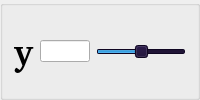
                      <widget class="QGroupBox" name="groupBox_7">
                       <property name="title">
                        <string/>
                       </property>
                       <layout class="QHBoxLayout" name="horizontalLayout_6">
                        <item>
                         <widget class="QLabel" name="y_label">
                          <property name="font">
                           <font>
                            <family>URW Bookman [urw]</family>
                            <pointsize>27</pointsize>
                            <bold>true</bold>
                           </font>
                          </property>
                          <property name="text">
                           <string>y</string>
                          </property>
                         </widget>
                        </item>
                        <item>
                         <widget class="QLineEdit" name="y_move">
                          <property name="maximumSize">
                           <size>
                            <width>50</width>
                            <height>16777215</height>
                           </size>
                          </property>
                          <property name="styleSheet">
                           <string notr="true">QLineEdit {
    color: black;
}
</string>
                          </property>
                         </widget>
                        </item>
                        <item>
                         <widget class="QSlider" name="y_move_slider">
                          <property name="palette">
                           <palette>
                            <active>
                             <colorrole role="WindowText">
                              <brush brushstyle="SolidPattern">
                               <color alpha="255">
                                <red>255</red>
                                <green>255</green>
                                <blue>255</blue>
                               </color>
                              </brush>
                             </colorrole>
                             <colorrole role="Button">
                              <brush brushstyle="SolidPattern">
                               <color alpha="255">
                                <red>22</red>
                                <green>8</green>
                                <blue>47</blue>
                               </color>
                              </brush>
                             </colorrole>
                             <colorrole role="Text">
                              <brush brushstyle="SolidPattern">
                               <color alpha="255">
                                <red>255</red>
                                <green>255</green>
                                <blue>255</blue>
                               </color>
                              </brush>
                             </colorrole>
                             <colorrole role="ButtonText">
                              <brush brushstyle="SolidPattern">
                               <color alpha="255">
                                <red>255</red>
                                <green>255</green>
                                <blue>255</blue>
                               </color>
                              </brush>
                             </colorrole>
                             <colorrole role="Base">
                              <brush brushstyle="SolidPattern">
                               <color alpha="255">
                                <red>22</red>
                                <green>8</green>
                                <blue>47</blue>
                               </color>
                              </brush>
                             </colorrole>
                             <colorrole role="Window">
                              <brush brushstyle="SolidPattern">
                               <color alpha="255">
                                <red>22</red>
                                <green>8</green>
                                <blue>47</blue>
                               </color>
                              </brush>
                             </colorrole>
                             <colorrole role="HighlightedText">
                              <brush brushstyle="SolidPattern">
                               <color alpha="255">
                                <red>87</red>
                                <green>227</green>
                                <blue>137</blue>
                               </color>
                              </brush>
                             </colorrole>
                             <colorrole role="PlaceholderText">
                              <brush brushstyle="SolidPattern">
                               <color alpha="128">
                                <red>255</red>
                                <green>255</green>
                                <blue>255</blue>
                               </color>
                              </brush>
                             </colorrole>
                            </active>
                            <inactive>
                             <colorrole role="WindowText">
                              <brush brushstyle="SolidPattern">
                               <color alpha="255">
                                <red>255</red>
                                <green>255</green>
                                <blue>255</blue>
                               </color>
                              </brush>
                             </colorrole>
                             <colorrole role="Button">
                              <brush brushstyle="SolidPattern">
                               <color alpha="255">
                                <red>22</red>
                                <green>8</green>
                                <blue>47</blue>
                               </color>
                              </brush>
                             </colorrole>
                             <colorrole role="Text">
                              <brush brushstyle="SolidPattern">
                               <color alpha="255">
                                <red>255</red>
                                <green>255</green>
                                <blue>255</blue>
                               </color>
                              </brush>
                             </colorrole>
                             <colorrole role="ButtonText">
                              <brush brushstyle="SolidPattern">
                               <color alpha="255">
                                <red>255</red>
                                <green>255</green>
                                <blue>255</blue>
                               </color>
                              </brush>
                             </colorrole>
                             <colorrole role="Base">
                              <brush brushstyle="SolidPattern">
                               <color alpha="255">
                                <red>22</red>
                                <green>8</green>
                                <blue>47</blue>
                               </color>
                              </brush>
                             </colorrole>
                             <colorrole role="Window">
                              <brush brushstyle="SolidPattern">
                               <color alpha="255">
                                <red>22</red>
                                <green>8</green>
                                <blue>47</blue>
                               </color>
                              </brush>
                             </colorrole>
                             <colorrole role="HighlightedText">
                              <brush brushstyle="SolidPattern">
                               <color alpha="255">
                                <red>87</red>
                                <green>227</green>
                                <blue>137</blue>
                               </color>
                              </brush>
                             </colorrole>
                             <colorrole role="PlaceholderText">
                              <brush brushstyle="SolidPattern">
                               <color alpha="128">
                                <red>255</red>
                                <green>255</green>
                                <blue>255</blue>
                               </color>
                              </brush>
                             </colorrole>
                            </inactive>
                            <disabled>
                             <colorrole role="WindowText">
                              <brush brushstyle="SolidPattern">
                               <color alpha="255">
                                <red>255</red>
                                <green>255</green>
                                <blue>255</blue>
                               </color>
                              </brush>
                             </colorrole>
                             <colorrole role="Button">
                              <brush brushstyle="SolidPattern">
                               <color alpha="255">
                                <red>22</red>
                                <green>8</green>
                                <blue>47</blue>
                               </color>
                              </brush>
                             </colorrole>
                             <colorrole role="Text">
                              <brush brushstyle="SolidPattern">
                               <color alpha="255">
                                <red>255</red>
                                <green>255</green>
                                <blue>255</blue>
                               </color>
                              </brush>
                             </colorrole>
                             <colorrole role="ButtonText">
                              <brush brushstyle="SolidPattern">
                               <color alpha="255">
                                <red>255</red>
                                <green>255</green>
                                <blue>255</blue>
                               </color>
                              </brush>
                             </colorrole>
                             <colorrole role="Base">
                              <brush brushstyle="SolidPattern">
                               <color alpha="255">
                                <red>22</red>
                                <green>8</green>
                                <blue>47</blue>
                               </color>
                              </brush>
                             </colorrole>
                             <colorrole role="Window">
                              <brush brushstyle="SolidPattern">
                               <color alpha="255">
                                <red>22</red>
                                <green>8</green>
                                <blue>47</blue>
                               </color>
                              </brush>
                             </colorrole>
                             <colorrole role="HighlightedText">
                              <brush brushstyle="SolidPattern">
                               <color alpha="255">
                                <red>87</red>
                                <green>227</green>
                                <blue>137</blue>
                               </color>
                              </brush>
                             </colorrole>
                             <colorrole role="PlaceholderText">
                              <brush brushstyle="SolidPattern">
                               <color alpha="128">
                                <red>255</red>
                                <green>255</green>
                                <blue>255</blue>
                               </color>
                              </brush>
                             </colorrole>
                            </disabled>
                           </palette>
                          </property>
                          <property name="minimum">
                           <number>-100</number>
                          </property>
                          <property name="maximum">
                           <number>100</number>
                          </property>
                          <property name="tracking">
                           <bool>true</bool>
                          </property>
                          <property name="orientation">
                           <enum>Qt::Horizontal</enum>
                          </property>
                          <property name="invertedAppearance">
                           <bool>false</bool>
                          </property>
                          <property name="invertedControls">
                           <bool>false</bool>
                          </property>
                         </widget>
                        </item>
                       </layout>
                      </widget>
